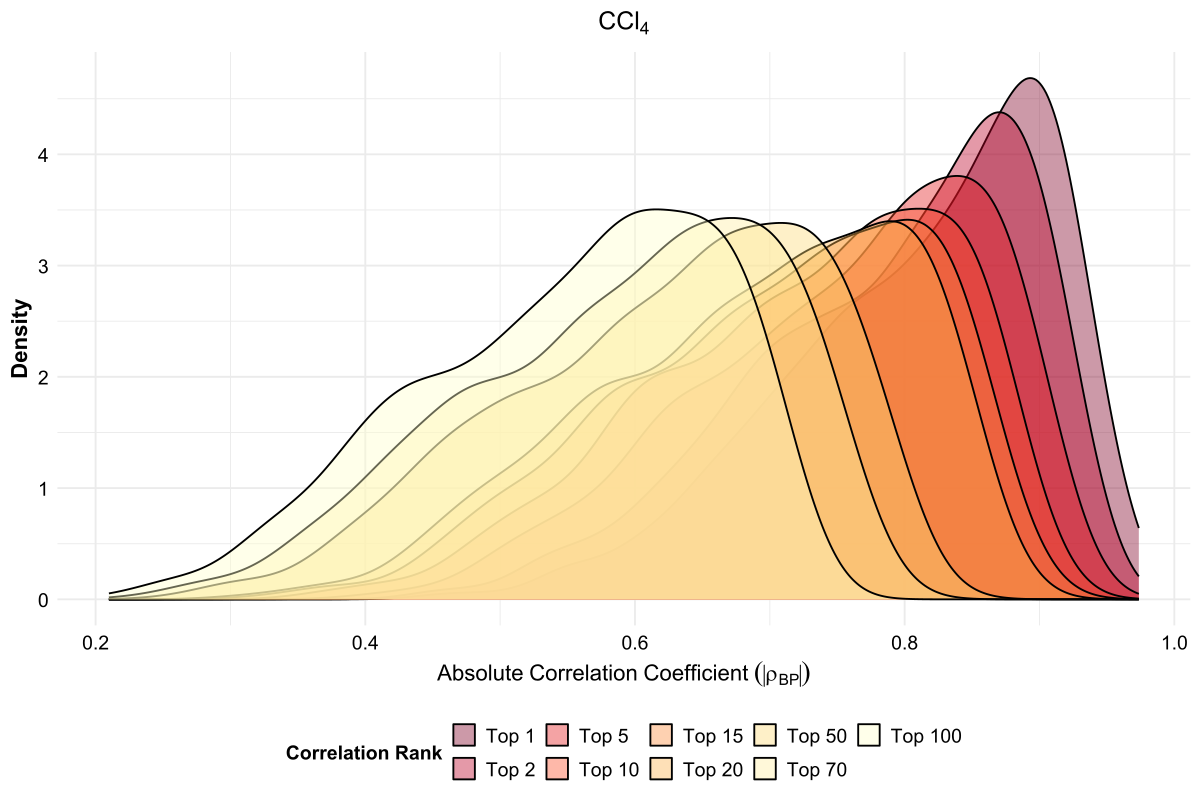

This chart was generated by the following R code:
# ==============================================================================
# SCRIPT: Protein_Correlation_Density_CCL4.R
# OBJECTIVE: Quantify the 'Correlatability' of the protein landscape.
#            Calculate the distribution of Top N absolute correlations (|r|)
#            among 861 proteins in the CCL4 dataset.
# ==============================================================================

library(data.table)
library(ggplot2)
library(gridExtra)

# 1. LOAD DATA
# -------------------------------------------------------------------------
print("Loading CCL4 data...")
load("C:/Users/ngoune/Documents/Projet I/Protein_Modeling_share/Cross_Data_Analysis/DTccl4_DT_LCPM_Gene_Protein_full.RData")
#load("C:/Users/ngoune/Documents/Projet I/Protein_Modeling_share/Cross_Data_Analysis/Funktionen_Merged_Data/Batch_corrected_data/DTccl4_DT_LCPM_BatchCorrected_3_Groups.RData")
CCL4_DT <- DTccl4_DT_LCPM[!is.na(TreatmentTime)] 
#CCL4_DT <- Full_DT[!is.na(TreatmentTime)] 

CCL4_DT <- na.omit(CCL4_DT) 
unique(CCL4_DT$MiceInfo) #31 mice

# Filter for Month 12 CCl4 vs Month 0 Oil and exclude outlier rep6
#sub_dt <- CCL4_DT[(Treatment == "ccl4" & TreatmentTime == 12) | (Treatment == "oil" & TreatmentTime == 0)]
#sub_dt <- sub_dt[MiceInfo != "month12_ccl4_rep6"]

# Create a mapping for ProteinID (Uniprot Accessions)
#protein_map <- unique(sub_dt[, .(GeneProtein, ProteinID)])
protein_map <- unique(CCL4_DT[, .(GeneProtein, ProteinID)])
setkey(protein_map, GeneProtein)

# 2. PREPARE MATRIX (Complete cases only)
# -------------------------------------------------------------------------
#dat_wide <- dcast(sub_dt, GeneProtein ~ MiceInfo, value.var = "ProteinIntensity") 
dat_wide <- dcast(CCL4_DT, GeneProtein ~ MiceInfo, value.var = "ProteinIntensity") 
mat <- as.matrix(dat_wide[, -1, with = FALSE])
rownames(mat) <- dat_wide$GeneProtein

# Complete cases only (n=801)
mat_clean <- na.omit(mat)
print(paste("Proteins analyzed:", nrow(mat_clean))) 

# 3. COMPUTE CORRELATION MATRIX (Pearson)
# -------------------------------------------------------------------------
print("Calculating correlation matrix...")
cor_mat <- cor(t(mat_clean), method = "pearson")
abs_cor_mat <- abs(cor_mat)

# 4. EXTRACT TOP N CORRELS PER PROTEIN
# -------------------------------------------------------------------------
diag(abs_cor_mat) <- 0 # Ignore self

extract_top_n_stats <- function(mat, n_val) {
  top_vals <- apply(mat, 1, function(x) {
    sorted_x <- sort(x, decreasing = TRUE)
    return(sorted_x[n_val])
  })
  return(data.table(Protein = names(top_vals), Max_R = top_vals, Tier = paste0("Top ", n_val)))
}

tiers <- c(1, 2, 5, 10, 15, 20, 50, 70, 100)
results_list <- lapply(tiers, function(n) extract_top_n_stats(abs_cor_mat, n))
combined_results <- rbindlist(results_list)

# 5. VISUALIZATION
# -------------------------------------------------------------------------
pdf_path <- "C:/Users/ngoune/Documents/Projet I/Protein_Modeling_share/New_Data/Protein_Correlation_Density_CCL4.pdf"
cairo_pdf(pdf_path, width = 12, height = 8)

p_dens <- ggplot(combined_results, aes(x = Max_R, fill = factor(Tier, levels = paste0("Top ", tiers)))) +
  geom_density(alpha = 0.4) +
  scale_fill_brewer(palette = "YlOrRd", direction = -1) +
  labs(title = expression(CCl[4]),
       x = expression(Absolute~Correlation~Coefficient~(abs(rho[BP]))), 
       y = "Density",
       fill = "Correlation Rank") +
  theme_minimal(base_size = 14) +
  theme(plot.title = element_text(face="bold", size=18, hjust = 0.5),
        axis.title = element_text(size = 16, face = "bold"),
        axis.text = element_text(size = 14, color = "black"),
        legend.text = element_text(size = 14),
        legend.title = element_text(size = 14, face = "bold"),
        legend.position = "bottom")

p_facet <- ggplot(combined_results, aes(x = Max_R, fill = Tier)) +
  geom_histogram(bins = 50, color = "white", linewidth = 0.1) +
  facet_wrap(~factor(Tier, levels = paste0("Top ", tiers)), scales = "free_y") +
  labs(title = expression(CCl[4]),
       x = expression(Absolute~Correlation~Coefficient~(abs(rho[BP]))),
       y = "Frequency") +
  theme_minimal(base_size = 14) +
  theme(plot.title = element_text(face="bold", size=18, hjust = 0.5),
        axis.title = element_text(size = 16, face = "bold"),
        axis.text = element_text(size = 14, color = "black"),
        strip.text = element_text(size = 14, face = "bold"),
        legend.position = "none")

# Page 1: Overlaid Densities
print(p_dens)

# Page 2: Faceted Histograms
print(p_facet)

# -------------------------------------------------------------------------
# 6. GLOBAL CENTRALITY (MASTER DRIVERS)
# -------------------------------------------------------------------------
centrality_stats <- data.table(
  GeneProtein = rownames(abs_cor_mat),
  Min_Abs_R   = apply(abs_cor_mat, 1, min),
  Mean_Abs_R  = apply(abs_cor_mat, 1, mean),
  Thresh_80pct = apply(abs_cor_mat, 1, function(x) quantile(x, probs = 0.20)),
  Thresh_90pct = apply(abs_cor_mat, 1, function(x) quantile(x, probs = 0.10))
)

# Merge with IDs for plotting
centrality_stats <- merge(centrality_stats, protein_map, by = "GeneProtein")
setnames(centrality_stats, "ProteinID", "Protein")

# Page 3: Top 10 Master Proteins (saved) and Top 30 Master Proteins (plotted)
top_10_min <- centrality_stats[order(-Min_Abs_R)][1:10]
top_30_min <- centrality_stats[order(-Min_Abs_R)][1:30]

p_top_min <- ggplot(top_30_min, aes(x = reorder(Protein, Min_Abs_R), y = Min_Abs_R)) +
  geom_bar(stat = "identity", fill = "purple") +
  coord_flip() +
  labs(title = expression(CCl[4]),
       x = "Protein", y = expression(Minimum~abs(rho[BP]))) +
  theme_minimal(base_size = 14) +
  theme(plot.title = element_text(face="bold", size=18, hjust = 0.5),
        axis.title = element_text(size = 16, face = "bold"),
        axis.text = element_text(size = 14, color = "black"))

# Page 3: Top 50 Master Proteins (Mean |rho_BP|)
top_50_mean <- centrality_stats[order(-Mean_Abs_R)][1:50]

p_top_mean <- ggplot(top_50_mean, aes(x = reorder(Protein, Mean_Abs_R), y = Mean_Abs_R)) +
  geom_bar(stat = "identity", fill = "darkgreen") +
  coord_flip() +
  labs(title = expression(CCl[4]),
       x = "Protein", y = expression(Mean~abs(rho[BP]))) +
  theme_minimal(base_size = 14) +
  theme(plot.title = element_text(face="bold", size=18, hjust = 0.5),
        axis.title = element_text(size = 16, face = "bold"),
        axis.text.y = element_text(size = 8.5, color = "black"),
        axis.text.x = element_text(size = 12, color = "black"))

# Print Page 3 (Top 50 Hubs)
print(p_top_mean)

# Page 4: Top 50 Mastery (80% Coverage)
top_50_80pct <- centrality_stats[order(-Thresh_80pct)][1:50]

p_top_80 <- ggplot(top_50_80pct, aes(x = reorder(Protein, Thresh_80pct), y = Thresh_80pct)) +
  geom_bar(stat = "identity", fill = "#E67E22", width = 0.75) +
  coord_flip() +
  labs(title = expression(bold(CCl[4])),
       x = expression(bold("Protein")), 
       y = expression(bold("Threshold |"*rho[BP]*"| (80% coverage)"))) +
  theme_bw(base_size = 14, base_family = "sans") +
  theme(
    text = element_text(family = "sans"),
    plot.title = element_text(family = "sans", face = "bold", size = 18, hjust = 0.5, color = "black", margin = margin(b = 10)),
    axis.title.x = element_text(family = "sans", face = "bold", size = 14, color = "black"),
    axis.title.y = element_text(family = "sans", face = "bold", size = 14, color = "black"),
    axis.text.x  = element_text(family = "sans", face = "bold", size = 12, color = "black"),
    axis.text.y  = element_text(family = "sans", face = "bold", size = 9, color = "black"),
    panel.grid.major = element_line(color = "grey90", linewidth = 0.3),
    panel.grid.minor = element_blank(),
    panel.border     = element_rect(color = "black", fill = NA, linewidth = 1.1)
  )

# Page 5: Top 50 Mastery (90% Coverage)
top_50_90pct <- centrality_stats[order(-Thresh_90pct)][1:50]

p_top_90 <- ggplot(top_50_90pct, aes(x = reorder(Protein, Thresh_90pct), y = Thresh_90pct)) +
  geom_bar(stat = "identity", fill = "brown") +
  coord_flip() +
  labs(title = expression(CCl[4]),
       x = "Protein", y = expression(Threshold~abs(rho[BP])~(90*'% Coverage'))) +
  theme_minimal(base_size = 14) +
  theme(plot.title = element_text(face="bold", size=18, hjust = 0.5),
        axis.title = element_text(size = 16, face = "bold"),
        axis.text.y = element_text(size = 8.5, color = "black"),
        axis.text.x = element_text(size = 12, color = "black"))

# Print Page 4 (Top 50 Mastery 80% Coverage)
print(p_top_80)

# Print Page 5 (Top 50 Mastery 90% Coverage)
print(p_top_90)

dev.off()

#rdata_path <- "C:/Users/ngoune/Documents/Projet I/Protein_Modeling_share/New_Data/Top10_Mastery_Hubs_Protein_CCL4_Raw.RData"
#save(top_10_mean, top_10_80pct, top_10_90pct, file = rdata_path)


top_10_mean  <- centrality_stats[order(-Mean_Abs_R)][1:10]
top_10_80pct <- centrality_stats[order(-Thresh_80pct)][1:10]
top_10_90pct <- centrality_stats[order(-Thresh_90pct)][1:10]

rdata_path <- "C:/Users/ngoune/Documents/Projet I/Protein_Modeling_share/New_Data/Top10_Mastery_Hubs_Protein_CCL4_Batch.RData"
save(top_10_mean, top_10_80pct, top_10_90pct, file = rdata_path)


# rdata_path <- "C:/Users/ngoune/Documents/Projet I/Protein_Modeling_share/New_Data/Top30_Mastery_Hubs_CCL4_Batch_Full.RData"
# save(top_30_mean, top_30_80pct, top_30_90pct, file = rdata_path)
# print(paste("Saved Top 30 RData to:", rdata_path))
# 
# rdata_path <- "C:/Users/ngoune/Documents/Projet I/Protein_Modeling_share/New_Data/Top30_Mastery_Hubs_CCL4_Batch_Subset.RData"
# save(top_30_mean, top_30_80pct, top_30_90pct, file = rdata_path)
# print(paste("Saved Top 30 RData to:", rdata_path))
# 
# 
# rdata_path <- "C:/Users/ngoune/Documents/Projet I/Protein_Modeling_share/New_Data/Top30_Mastery_Hubs_CCL4_Full.RData"
# save(top_30_mean, top_30_80pct, top_30_90pct, file = rdata_path)
# print(paste("Saved Top 30 RData to:", rdata_path))
# 
# rdata_path <- "C:/Users/ngoune/Documents/Projet I/Protein_Modeling_share/New_Data/Top30_Mastery_Hubs_CCL4_Subset.RData"
# save(top_30_mean, top_30_80pct, top_30_90pct, file = rdata_path)
# print(paste("Saved Top 30 RData to:", rdata_path))



print(paste("SUCCESS! CCL4 Correlation Density & Centrality report saved to:", pdf_path))
